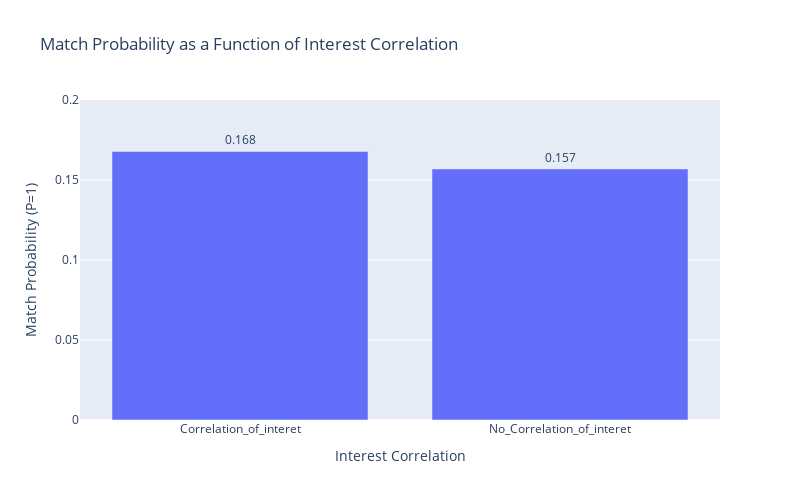

Write notebook code for a chart like this one.
### Code cell
# Calculate probability of match versus Corr_Statut
df_prob = data.groupby('Corr_Statut')['match'].mean().reset_index(name='P(Match=1)')

fig = px.bar(
    df_prob,
    x='Corr_Statut',
    y='P(Match=1)',
    title='Match Probability as a Function of Interest Correlation',
    labels={'P(Match=1)': 'Match Probability (P=1)', 'Corr_Statut': 'Interest Correlation'},
    width=800,
    height=500
)

fig.update_traces(texttemplate='%{y:.3f}', textposition='outside')
fig.update_layout(yaxis=dict(range=[0, 0.20]))
fig.show()
fig.write_image("img/Match_ProbabVSCorr_Statut.png")

### Figure 1 — Plotly figure (JSON) as saved in the notebook; plotly's stock layout.template omitted (floating-point values rounded to 4 significant figures)
{"data": [{"hovertemplate": "Interest Correlation=%{x}<br>Match Probability (P=1)=%{y}<extra></extra>", "legendgroup": "", "marker": {"color": "#636efa", "pattern": {"shape": ""}}, "name": "", "orientation": "v", "showlegend": false, "textposition": "outside", "texttemplate": "%{y:.3f}", "type": "bar", "x": ["Correlation_of_interet", "No_Correlation_of_interet"], "xaxis": "x", "y": [0.1678, 0.1569], "yaxis": "y"}], "layout": {"barmode": "relative", "height": 500, "legend": {"tracegroupgap": 0}, "title": {"text": "Match Probability as a Function of Interest Correlation"}, "width": 800, "xaxis": {"anchor": "y", "domain": [0, 1], "title": {"text": "Interest Correlation"}}, "yaxis": {"anchor": "x", "domain": [0, 1], "range": [0, 0.2], "title": {"text": "Match Probability (P=1)"}}}}
